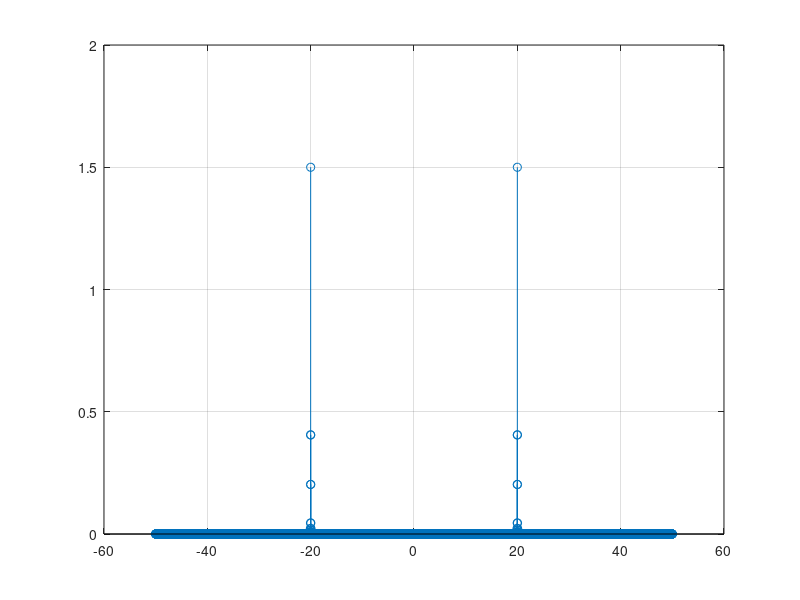
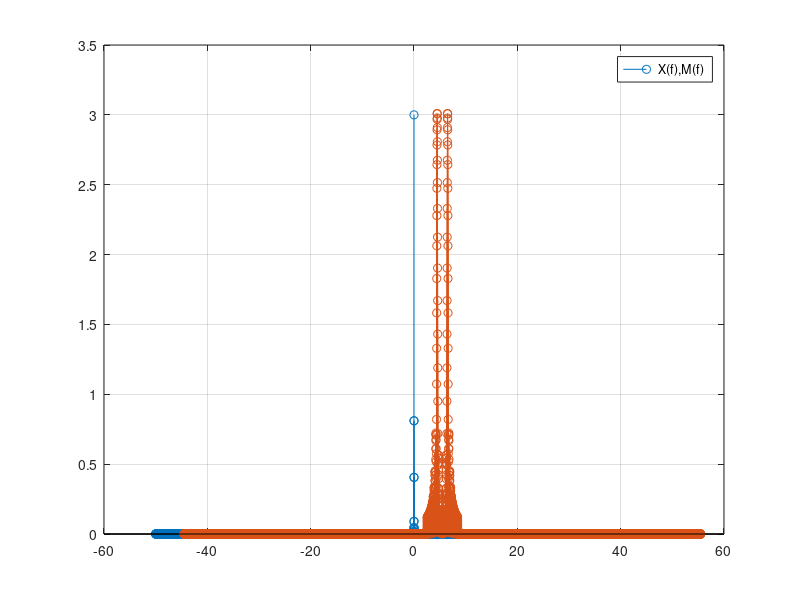
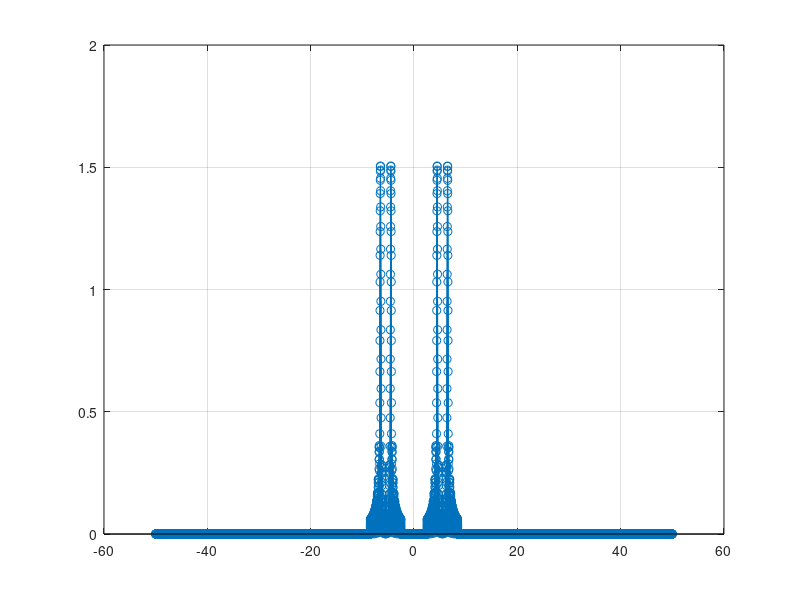
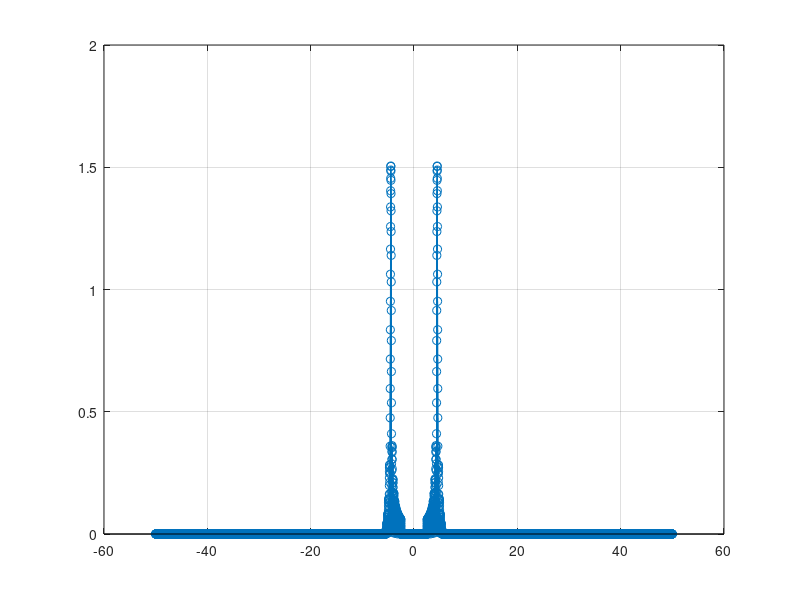

Here is the MATLAB script that generated these plots, in order:
########################### Q8 ###########################
##########################################################

###################### Redefine x(t1)################
fs = 100;       # Given
df = 0.01;      # Given

ts1 = 0.04/fs;
t1 = -2:ts1:2-ts1;

if (rem(2,2)==0)
f= - (0.5 * fs) : df : (0.5*fs - df) ;
else
f= - (0.5*fs-0.5*df) : df : (0.5*fs -0.5*df);
end

b1 = find (t1 ==-1);
b2 = find (t1 == 1);

x1 = t1(1:b1)+2;
x2 = ones(1,b2-b1-1);
x3 = 2-t1(b2:end);

x = [x1 , x2 , x3];


###################### Redefine m(t2)################

fm = 1;

T = 100/fm;
ts2 = 1/fs;
N = ceil(T/ts2);

if (rem(N,2)==0)
f= - (0.5 * fs) : df : (0.5*fs - df) ;
else
f= - (0.5*fs-0.5*df) : df : (0.5*fs -0.5*df);
end

t2 = 0:ts2:((N-1)*ts2);

m = cos(2*pi*1*t2);
m(t2>6) = 0;


############################################################################

###################### x(t): LPF ######################
H =   abs(f)<3;
X =  (fftshift(fft(x))*ts1) .* H ;
x =  real(ifft(ifftshift(X))/ts1);


################### x(t) modulation #################

c1 = cos(2*pi*20*t2);               #The form of t inside carrier must be t = 0:ts:((N-1)*ts); not t1 = -2:ts1:2-ts1;
s1 = x .* c1;                       #This is Why We have t1 and t2. pass t1 to c1 and see the diffrance in fig(1)

S1 = fftshift(fft(s1))*ts1;
figure(1);
stem(f,abs(S1));   #t1: The Signal isn't shifted 20Hz
grid on;


###################### m(t): LPF ######################
H = abs(f)<3;
M =  (fftshift(fft(m))*ts2) .* H ;
m =  real(ifft(ifftshift(M))/ts2);




#################### Q9: LSB

###################### m(t) modulation ######################

###################### Fc of c2 ######################

BW_m =  abs(f(find(abs(M) > 0,1,"first")));

figure(2);

stem(f,abs(X));
hold on;
stem(f+BW_m+2.5,abs(M));              #Zoom to see Empty band
legend("X(f),M(f)");
grid on;

fc2 = BW_m+2.5;     #5.49 Hz

###################### Q10 ######################

c2 = sin(2*pi*fc2*t2);
s2 = m .* c2;
S2 = fftshift(fft(s2))*ts2;

figure(3);
stem(f,abs(S2));
grid on;


###################### Band Pass Filter to LSB of m(t) LSB ######################
H = zeros(size(f));
H(f>(fc2-BW_m) & f<(fc2))=1;
H(f<-(fc2-BW_m) & f>-(fc2))=1;

S2 = S2 .* H;

figure(4);
stem(f,abs(S2));
grid on;


###################### Q11 ######################

s = s1 + s2;
t = -10:0.002:10-0.002;

figure(5);
plot(t,s);
grid on;


S = fftshift(fft(m));

figure(6);
stem(f,abs(S));                      #stem(f,abs(S1+S2));
grid on;

###################### Q12 ######################


######### m(t) #########
g2 = s .* c2;

H = abs(f)<(BW_m +2.5);


g2 =  real(ifft(ifftshift(fftshift(fft(g2)) .* H)));
figure(7);
plot(t2,g2);
hold on;
plot(t2,m,'r');
hold off;



######### x(t) #########

g1 = s .* c1;
H = abs(f)<10;
g1 =  real(ifft(ifftshift(fftshift(fft(g1)) .* H)));
figure(8);
plot(t1,g1);
hold on;
plot(t1,x,'r');
hold off;
clc;


















